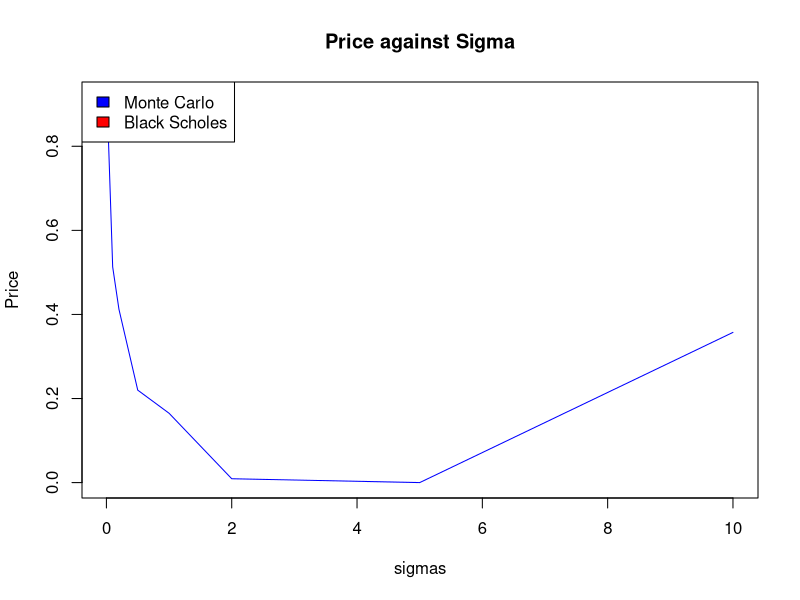

This figure's R source:
init_price <- 50
K <- 50 
r<- 0.0175
sigma <- 0.2
T <- 5
M <- 100
N <- 100

BS_V0 <- function(S_0, K, r, sigma, T){
  d2 <- (log(S_0/K) + (r - sigma^2/2)*T)/(sigma * sqrt(T)) 
  print(sigma)
  res <- pnorm(d2) * exp(-r * T)
  return(res)
}


BS_P <- BS_V0(init_price, K, r, sigma, T)


MC_V0 <- function(S_0, K, r, sigma, T, N, M){
  payoff <- rep(0,M)
  for (i in 1:M){
    s <- S_0
    for (n in 1:N){
      s <- s + r*s*(T/N) + sigma * s * sample(c(-1,1), 1) * sqrt(T/N)
    }
    if (s>=K){
      payoff[[i]] <- 1
    } else {
      payoff[[i]] <- 0
    }
  }
  res <- (1 + r * (T/N))^-N * mean(payoff)
}


samplesMC <- rep(0, 10)

#test 
# for (i in 1:10){
#   data[[i]] <- MC_V0(init_price, K, r, sigma, T, 100, 100)
# }

#vary sigma
sigmas = c(0.01, 0.1, 0.2, 0.5, 1, 2, 5, 10)
priceMC = rep(0, length(sigmas))
priceBS = rep(0, length(sigmas))
for (i in 1:length(sigmas)){
  print(sigma[i])
  priceMC[[i]] <- MC_V0(init_price, K, r, sigmas[i], T, M, N)
  priceBS[[i]] <- BS_V0(init_price, K, r, sigma[i], T)
}
plot(sigmas, priceMC, main = "Price against Sigma", ylab="Price", type="l", col="blue")
lines(sigmas, priceBS, col="red")
legend("topleft", c("Monte Carlo", "Black Scholes"), fill = c("blue", "red"))



